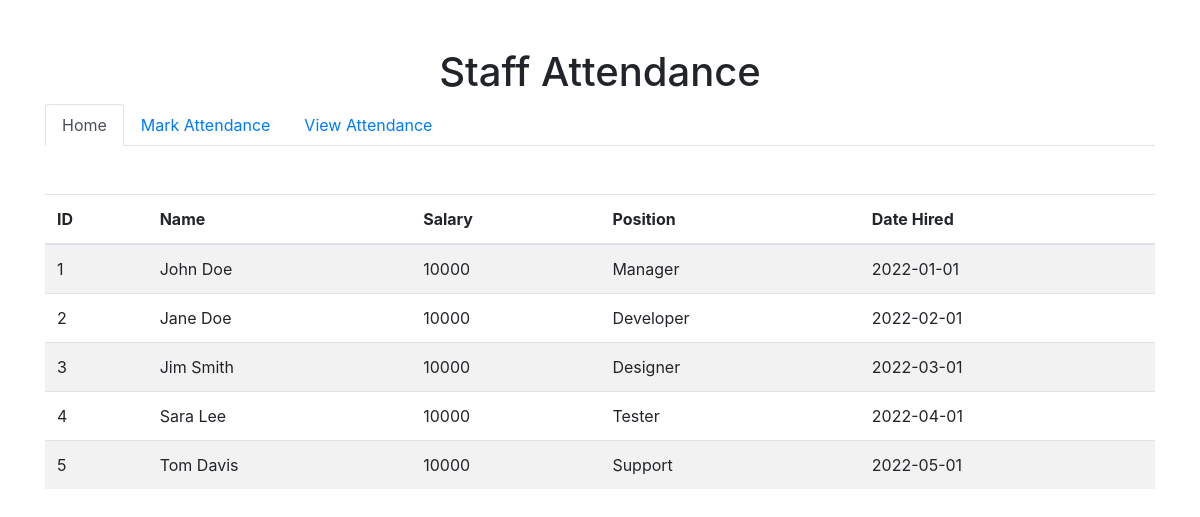
The page / on the database its author committed.
### tables this page shows
CREATE TABLE `staff` (
  `id` int(11) NOT NULL,
  `name` varchar(100) NOT NULL,
  `salary` int(11) NOT NULL,
  `position` varchar(100) NOT NULL,
  `date_hired` date NOT NULL
);

### index.php (the view, shortened to what this page needs)
<!DOCTYPE html>
<html>
<head>
  <link rel="stylesheet" href="https://maxcdn.bootstrapcdn.com/bootstrap/4.0.0/css/bootstrap.min.css">
</head>
<body>
  <div class="container mt-5">
    <h1 class="text-center">Staff Attendance</h1>
    <ul class="nav nav-tabs" id="myTab" role="tablist" >
      <li class="nav-item">
        <a class="nav-link active" href="">Home</a>
      </li>
      <li class="nav-item">
        <a class="nav-link" href="mark-attendance.php">Mark Attendance</a>
      </li>
      <li class="nav-item">
        <a class="nav-link" href="view-attendance.php">View Attendance</a>
      </li>
    </ul>
    <section>
      <div>
        <table class="table table-striped mt-5">
          <thead>
            <tr>
              <th scope="col">ID</th>
              <th scope="col">Name</th>
              <th scope="col">Salary</th>
              <th scope="col">Position</th>
              <th scope="col">Date Hired</th>
            </tr>
          </thead>
          <tbody>
        <?php
            require_once 'assets/connection.php';
            $sql = "SELECT id, name, salary, position, date_hired FROM staff";
            $result = mysqli_query($conn, $sql) or die(mysqli_error($conn));
            if (mysqli_num_rows($result) > 0) {
              while($row = mysqli_fetch_assoc($result)) {
                echo "<tr>";
                echo "<td>" . $row["id"]. "</td>";
                echo "<td>" . $row["name"]. "</td>";
                echo "<td>" . $row["salary"]. "</td>";
                echo "<td>" . $row["position"]. "</td>";
                echo "<td>" . $row["date_hired"]. "</td>";
                echo "</tr>";
                }
            } else {
                echo "0 results";
                }
    ?>
      </tbody>
    </table>
  </div>
</section>
</div>
</body>
</html>

### rows shown on the page
staff: id "1", name "John Doe", salary "10000", position "Manager", date_hired "2022-01-01"
staff: id "2", name "Jane Doe", salary "10000", position "Developer", date_hired "2022-02-01"
staff: id "3", name "Jim Smith", salary "10000", position "Designer", date_hired "2022-03-01"
staff: id "4", name "Sara Lee", salary "10000", position "Tester", date_hired "2022-04-01"
staff: id "5", name "Tom Davis", salary "10000", position "Support", date_hired "2022-05-01"
